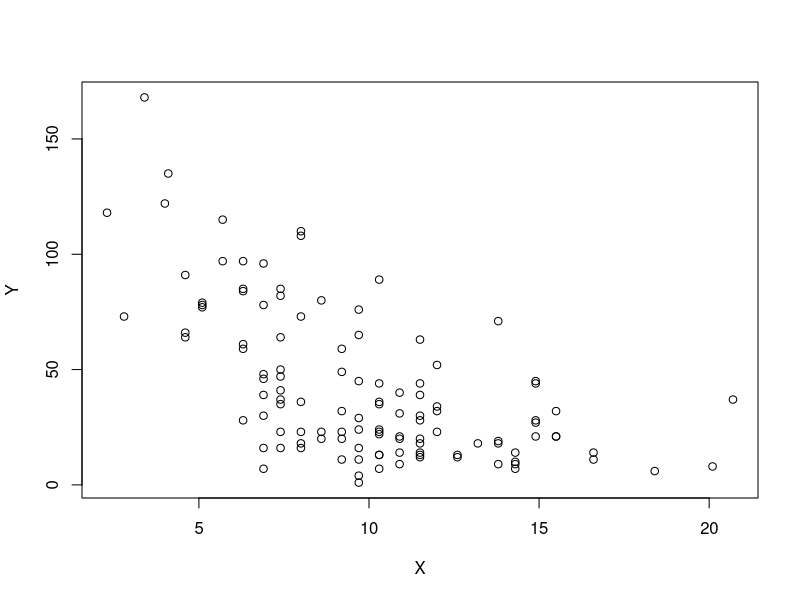
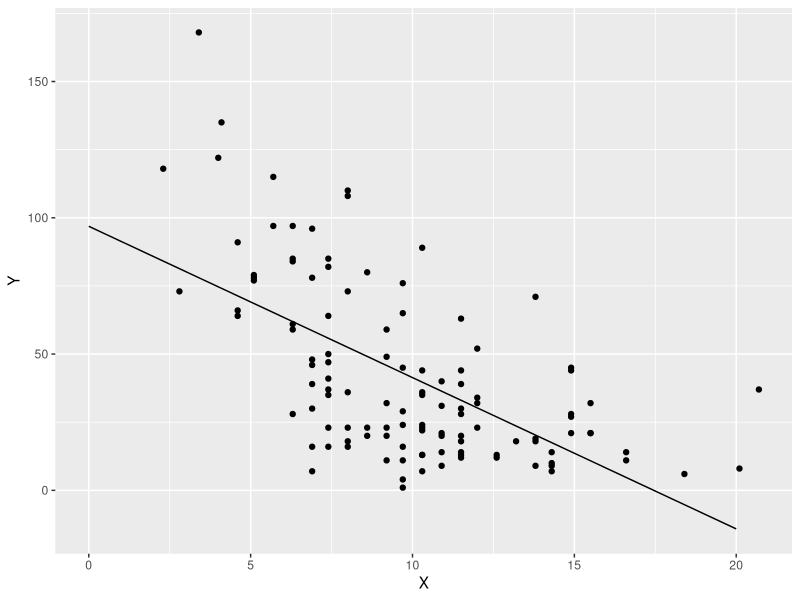
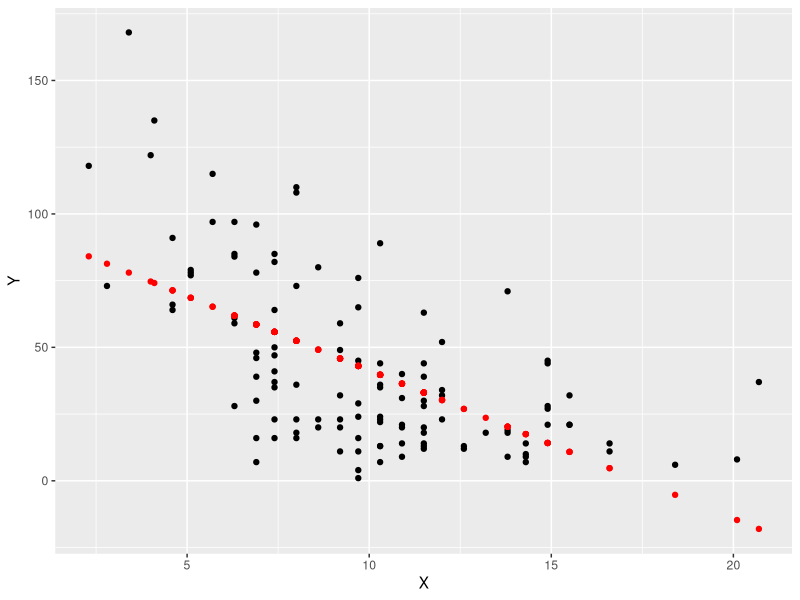
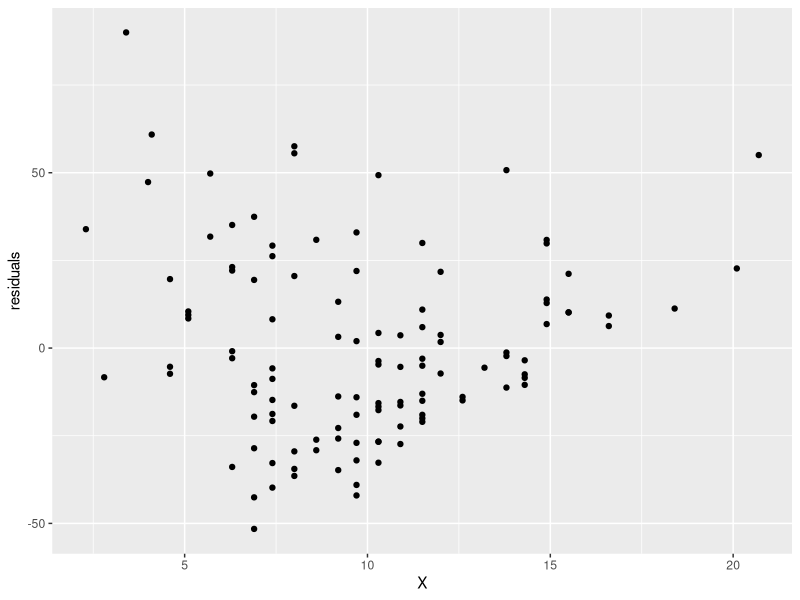
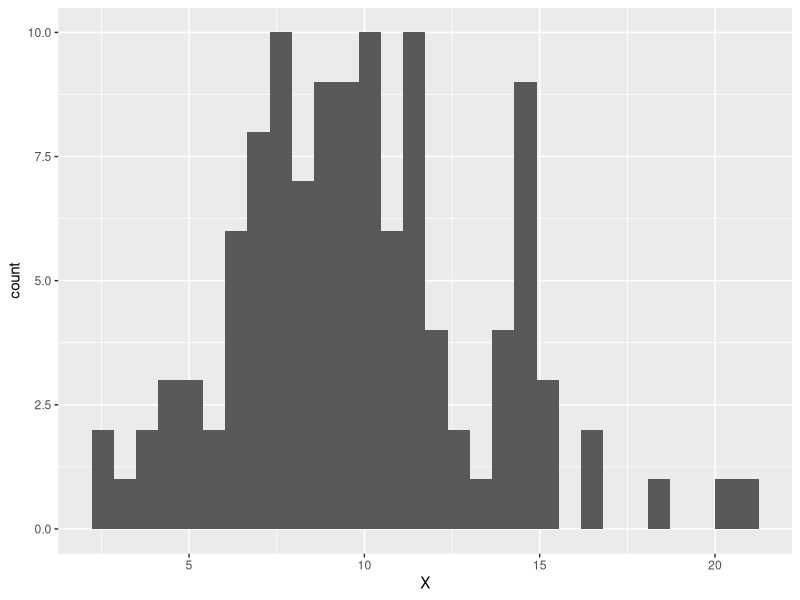
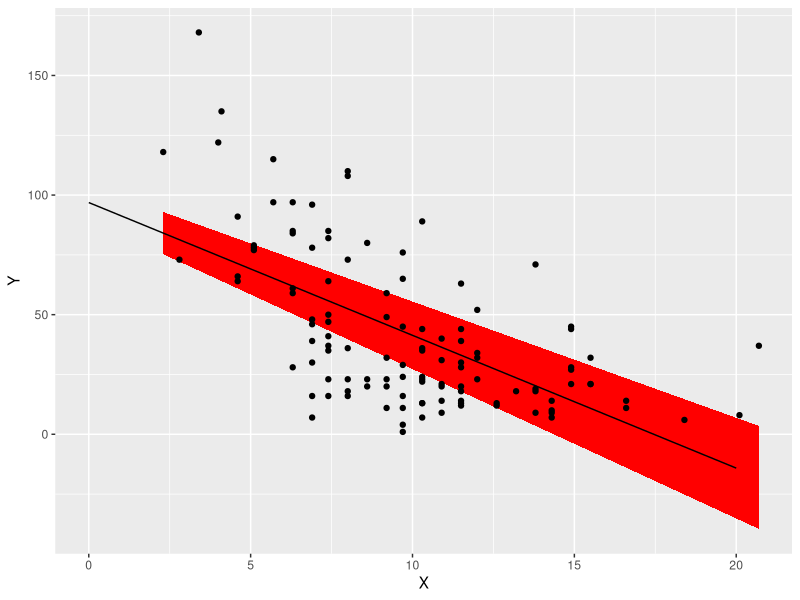
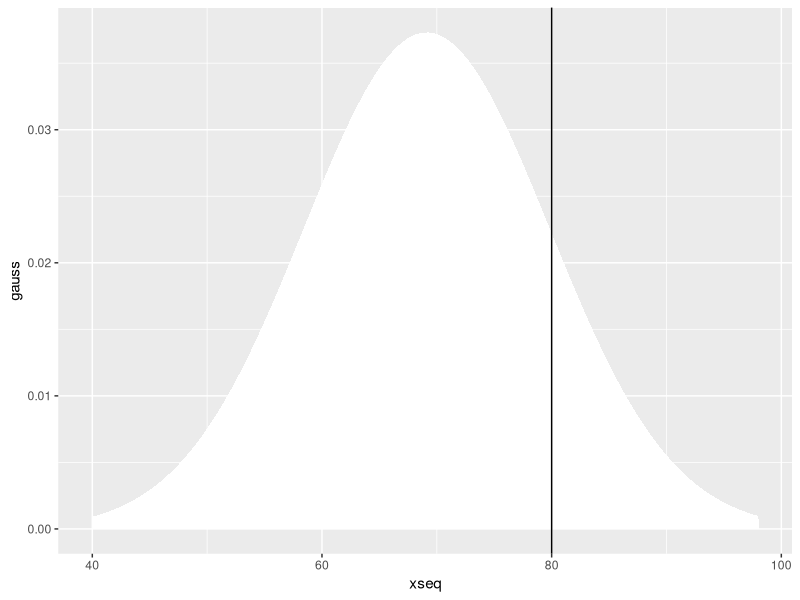
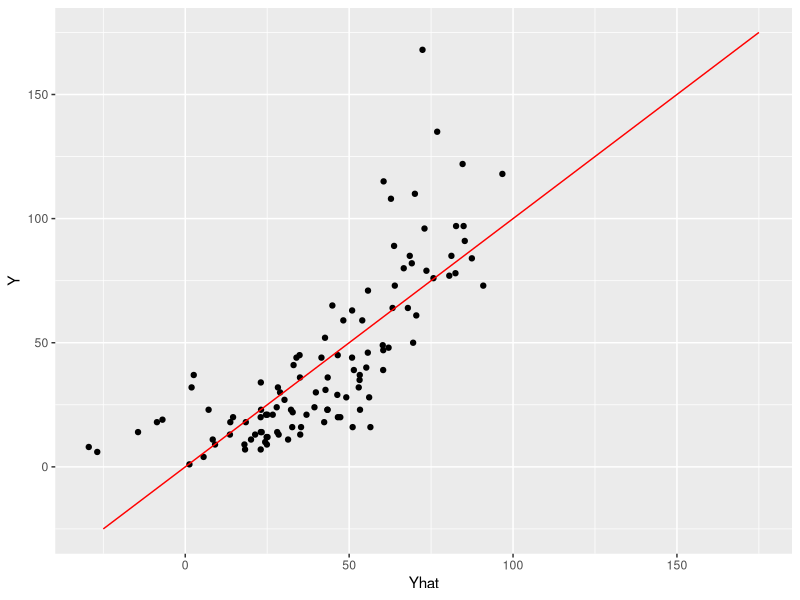

Generate these figures, in order, with R:
## ---- chunk 1
X=airquality$Wind
Y=airquality$Ozone
toRemove=which(is.na(X) | is.na(Y))
X=X[-toRemove]
Y=Y[-toRemove]
plot(X,Y)
## ---- chunk 2
ones=matrix(1,nrow=length(X))
length(X)
Xd=cbind(ones,X) #this is our design matrix
## ---- chunk 3
any(is.na(Xd))
## ---- chunk 4
#Use normal equation (X'X)-1 * (X'Y)
XX=t(Xd)%*%Xd
XY=t(Xd)%*%Y
B=solve(XX)%*%XY
print(B)
## ---- chunk 5
xseq=seq(0,20)
yhat=xseq*B[2]+B[1] #just calculating it as a simple y=mx+b type equation.
#now lets plot the original data, and add a line for our model.
library(ggplot2)
regPlot = ggplot()+geom_point(aes(X,Y))+geom_line(aes(xseq,yhat))
print(regPlot)
## ---- chunk 6
yhat2 = Xd%*%B
ggplot()+geom_point(aes(X,Y))+geom_point(aes(X,yhat2),colour = "red")
## ---- chunk 7
residuals = Y-yhat2
ggplot()+geom_point(aes(X,residuals)) #as a line plot
ggplot()+geom_histogram(aes(X)) #as a histogram

## ---- chunk 8
SSE = t(residuals)%*%residuals
MSE = SSE / (length(Y)-length(B)) #the degrees of freedom here is the number of observations minus the number of parameters we calculated
#Now moving forward we want the root mean square error (RMSE) or s .
s = sqrt(MSE)
print(s)
## ---- chunk 9
#Now, let's use s to calculate uncertainty on B
#Find the covariance of B. Using this equation
covB = solve(t(Xd)%*%Xd)*as.vector(s^2)
print(covB)
## ---- chunk 10
stdB = diag(sqrt(covB))
print(stdB)
## ---- chunk 11
#OK now calculate lines that correspond to the uncertainty
yhatHi = Xd%*%(B+stdB)
yhatLo = Xd%*%(B-stdB)
## ---- chunk 12
ggplot()+geom_ribbon(aes(x=X,ymin = yhatLo,ymax = yhatHi),fill = "red")+geom_point(aes(X,Y))+geom_line(aes(xseq,yhat))
## ---- chunk 13
X5 = c(1, 5)#Create a single value design matrix to make a prediction
pred = X5%*%B#multiply that matrix by B to get you modeled prediction
pred.unc = X5%*%stdB#multiply that matrix by std error of B to get uncertainty on prediction
## ---- chunk 14
xseq = seq(40,98,length.out = 100)
gauss = dnorm(xseq,mean = pred,sd=pred.unc)
ggplot()+geom_area(aes(xseq,gauss),fill = "white")+geom_vline(xintercept = 80)
## ---- chunk 15
1-pnorm(80,mean = pred,sd = pred.unc)
## ---- chunk 16
airqualityGood = na.omit(airquality)

X1 = airqualityGood$Wind
X2 = airqualityGood$Solar.R
X3 = airqualityGood$Temp
Y = airqualityGood$Ozone
ones = matrix(1,nrow = length(Y))
#so our design matrix is
Xd2 = cbind(ones,X1,X2,X3)
## ---- chunk 17
#Use normal equation (X'X)-1 * (X'Y)
XX=t(Xd2)%*%Xd2
XY=t(Xd2)%*%Y
B=solve(XX)%*%XY
print(B)
## ---- chunk 18
Yhat = Xd2%*%B
ggplot()+geom_point(aes(Yhat,Y))+geom_line(aes(c(-25,175),c(-25,175)),colour = "red")

## ---- chunk 19
#UNCERTAINTY IS DONE THE SAME WAY
residuals = Y-Yhat
SSE = t(residuals)%*%residuals
MSE = SSE / (length(Y)-length(B))
#Now moving forward we want the root mean square error (RMSE) or s .
s = sqrt(MSE)
covB = solve(t(Xd2)%*%Xd2)*as.vector(s^2)
stdB = diag(sqrt(covB))
stdB
## ---- chunk 20
B/apply(Xd2,2,sd)

#or we could look at the ratio of the standard errors to the coefficients - this tells us something different though
stdB/B

#Or we could model each individually, and see which has the smallest standard errors...

## ---- chunk 21
Xd3 = cbind(ones,X1,X1^2)

#Use normal equation (X'X)-1 * (X'Y)
XX=t(Xd3)%*%Xd3
XY=t(Xd3)%*%Y
B=solve(XX)%*%XY
print(B)

## ---- chunk 22
Yhat = Xd3%*%B
ggplot()+geom_point(aes(Yhat,Y))+geom_line(aes(c(-25,175),c(-25,175)),colour = "red")

## ---- chunk 23
#UNCERTAINTY IS DONE THE SAME WAY
residuals = Y-Yhat
SSE = t(residuals)%*%residuals
MSE = SSE / (length(Y)-length(B))
#Now moving forward we want the root mean square error (RMSE) or s .
s = sqrt(MSE)
covB = solve(t(Xd3)%*%Xd3)*as.vector(s^2)
stdB = diag(sqrt(covB))
stdB
